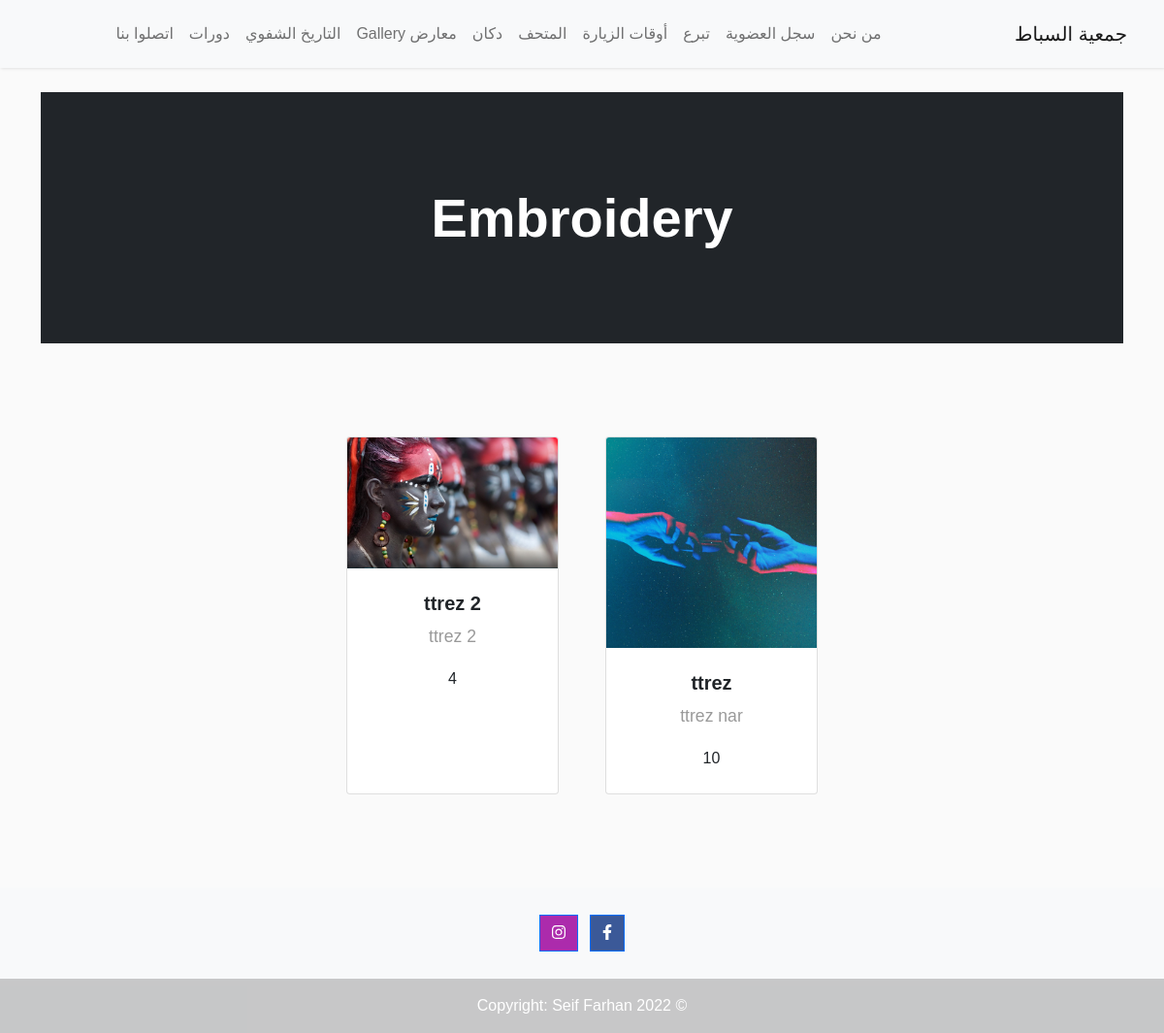
Page /market/Embroidery on the committed database.
### app/models.py (models this page shows)
class Embroidery(models.Model):
    name = models.CharField(max_length=255, verbose_name='الاسم')
    image = models.ImageField(upload_to='images/embroideries/', verbose_name='الصورة')
    description = models.TextField(verbose_name='النص')
    price = models.PositiveIntegerField(verbose_name='السعر')
    def __str__(self):
        return self.name

### app/views.py (the view)
# urls.py: path('market/<str:type>', views.market_type, name='market_type'),
def market_type(request, type):
    market_list = ["Embroidery", "Accessories", "Book", "Herb", "Olive"]
    if type in market_list:
        Model = apps.get_model('app', type)
        objects = Model.objects.all()
        print(objects)
        return render(request, 'market_type.html', {'title': type, 'objects': objects})
    return render(request, 'market.html')

### app/templates/market_type.html
{% extends 'base.html' %}
{% block body_block %}
    <br>
    <header class="bg-dark py-5">
        <div class="container px-4 px-lg-5 my-5">
            <div class="text-center text-white">
                <h1 class="display-4 fw-bolder">{{ title }}</h1>
            </div>
        </div>
    </header>
    <section class="py-5">
        <div class="container px-4 px-lg-5 mt-5">
            <div class="row gx-4 gx-lg-5 row-cols-2 row-cols-md-3 row-cols-xl-4 justify-content-center">
                {% for o in objects %}
                    <div class="col mb-5">
                        <div class="card h-100">
                            <img class="card-img-top" src="{{ o.image.url }}" alt="..."/>
                            <div class="card-body p-4">
                                <div class="text-center">
                                    <h5 class="fw-bolder">{{ o.name }}</h5>
                                    <p>{{ o.description }}</p>
                                    {{ o.price }}
                                </div>
                            </div>
                        </div>
                    </div>
                {% endfor %}
            </div>
        </div>
    </section>
{% endblock %}

### app/templates/base.html (style rules this page uses)
html, body { height: 100%; }

### rows in the picture
Embroidery: image (picture), name "ttrez", description "ttrez nar", price "10"
Embroidery: image (picture), name "ttrez 2", description "ttrez 2", price "4"

### other values in the picture
{{ title }} "Embroidery"
